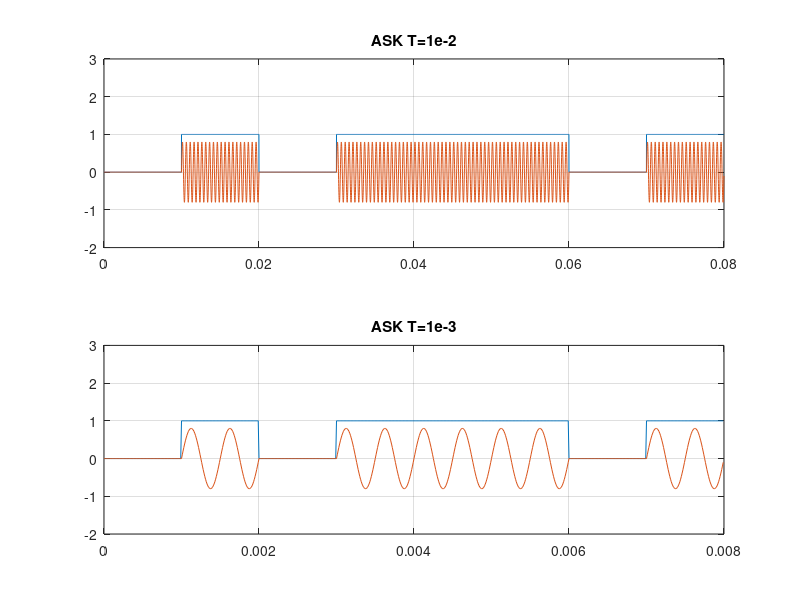
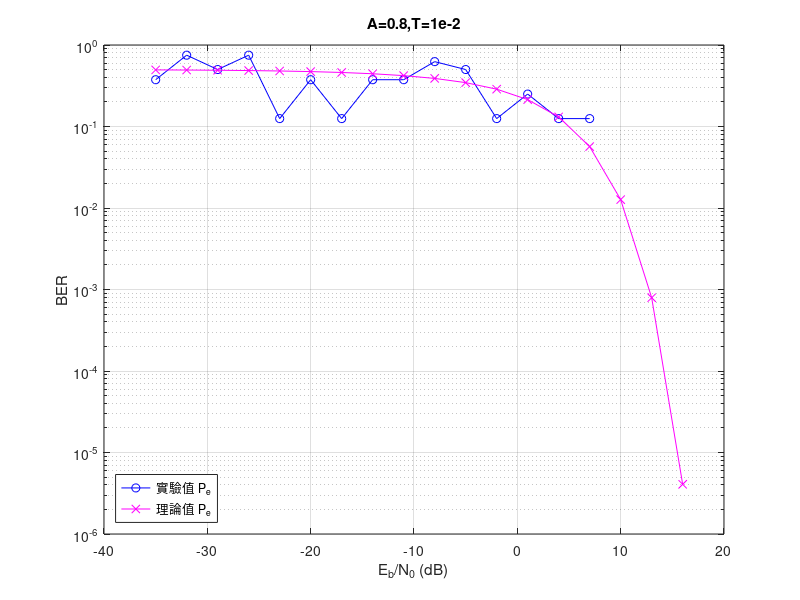
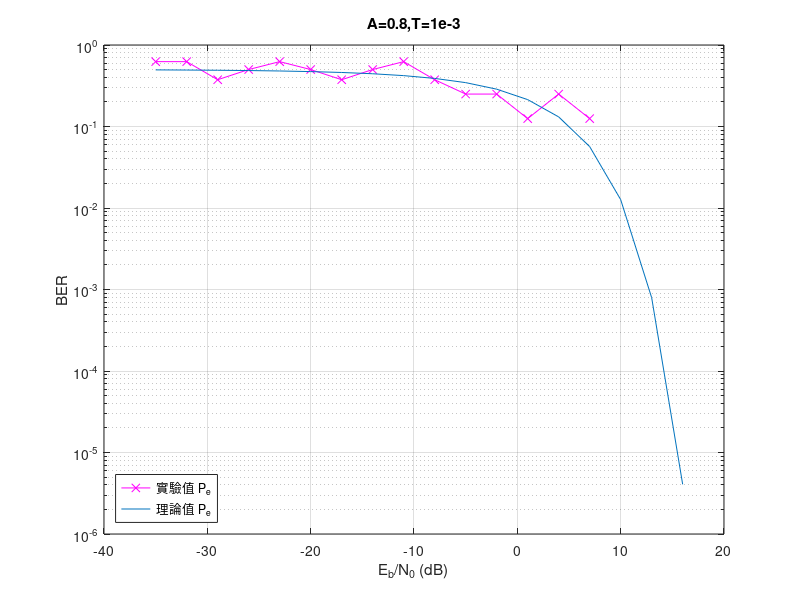
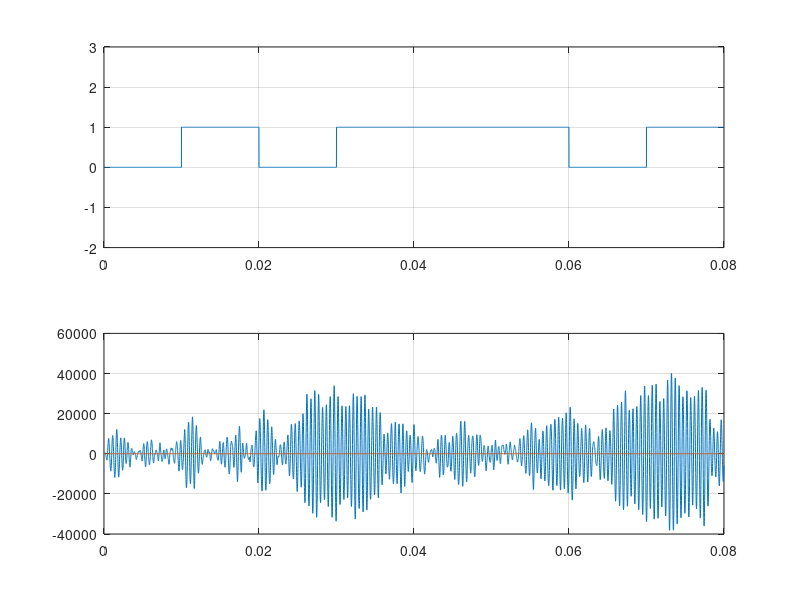

Source code (MATLAB) for these figures, in order:
% ASK 經 matched filter 解調的 BER
% 在每個 bit 結束處取樣，以最佳門檻判決；比較 T_b = 10 ms 與 1 ms 下的模擬 BER 與理論 Q 函數
% 輸出：調變波形、BER vs. Eb/N0、matched filter 輸出波形
clear
clc
A = 0.8;
f = 2000;
fs = 1e5;
num = 8;

T1 = 10^-2;
m = randi([0 1],1,num);
t1 = 0:1/fs:T1-1/fs;
t1_total = 0:1/fs:(num*T1)-1/fs;

T2 = 10^-3;
t2 = 0:1/fs:T2-1/fs;
t2_total = 0:1/fs:(num*T2)-1/fs;

data1 = [];
for i = 1:num
    data1 = [data1, m(i)*ones(1, length(t1))];
end
ask_Tx1 = [];
for i = 1:num
    if m(i) == 1
        ask_Tx1 = [ask_Tx1, A*sin(2*pi*f*t1)];
    else
        ask_Tx1 = [ask_Tx1, zeros(1, length(t1))];
    end
end

data2 = [];
for i = 1:num
    data2 = [data2, m(i)*ones(1, length(t2))];
end
ask_Tx2 = [];
for i = 1:num
    if m(i) == 1
        ask_Tx2 = [ask_Tx2, A*sin(2*pi*f*t2)];
    else
        ask_Tx2 = [ask_Tx2, zeros(1, length(t2))];
    end
end
figure;
subplot(2,1,1);
plot(t1_total, data1,t1_total, ask_Tx1);
title('ASK T=1e-2')
xlim([0 8*T1])
ylim([-2 3])
grid on;
subplot(2,1,2);
plot(t2_total, data2,t2_total, ask_Tx2);
title('ASK T=1e-3')
xlim([0 8*T2])
ylim([-2 3])
grid on;

EbN0db = 16:-3:-35; EbN0w = 10.^(EbN0db./10);

Eb1 = (A^2)*length(t1)/2; N0w1 = Eb1./EbN0w; N01 = 10.*log10(N0w1);
Eb2 = (A^2)*length(t2)/2; N0w2 = Eb2./EbN0w; N02 = 10.*log10(N0w2); 
for i = 1:length(N01)
    %T1
    %理論值
    z1(i) = sqrt((A.^2).*length(t1)./(4.* N0w1(i)));
    Q1(i) = (1/sqrt(2*pi)) * integral(@(x) exp(-x.^2 / 2), z1(i), 70);
    %雜訊
    nois1 = sqrt((0.5.*10^((-EbN0db(i)) ./ 10))*Eb1);
    n1 = nois1 * randn(size(ask_Tx1));
    v1 = ask_Tx1 + n1;
    matchFilter1 = A * sin(2 * pi * f * (T1-t1));

    Rx1 = conv(v1, matchFilter1);
    %位元結束處取樣
    sampledSignal1 = [];
    t_samples1 =length(t1):length(t1):length(Rx1);
    for k = 1:length(t_samples1)
        sampledSignal1 = [sampledSignal1, Rx1(t_samples1(k))];
    end
    %比對
    detectedBits1 = [];
    kopt1 =sum((A*sin(2*pi*f*t1)).^2)/2;
    detectedBits1 = sampledSignal1 > kopt1;
    numErrors1(i) = sum(m ~= detectedBits1);

    %T2
    z2(i) = sqrt((A.^2).*length(t2)./(4.* N0w2(i)));
    Q2(i) = (1/sqrt(2*pi)) * integral(@(x) exp(-x.^2 / 2), z2(i), 70);

    nois2 = sqrt((0.5.*10^((-EbN0db(i)) ./ 10))*Eb2);
    n2 = nois2 * randn(size(ask_Tx2));
    v2 = ask_Tx2 + n2;

    matchFilter2 = A * sin(2 * pi * f * (T2-t2));
    Rx2 = conv(v2, matchFilter2);

    sampledSignal2 = [];
    t_samples2 =length(t2):length(t2):length(Rx2);
    for kk = 1:length(t_samples2)
        sampledSignal2 = [sampledSignal2, Rx2(t_samples2(kk))];
    end
    detectedBits2 = [];
    kopt2 =sum((A*sin(2*pi*f*t2)).^2)/2;
    detectedBits2 = sampledSignal2 > kopt2;
    numErrors2(i) = sum(m ~= detectedBits2);
end
BER1 = numErrors1 / num;
BER2 = numErrors2 / num;

figure;
semilogy(EbN0db,BER1,'b-o',EbN0db,Q1,'m-x');
xlabel('E_b/N_0 (dB)')
ylabel('BER')
legend('實驗值 P_e ', '理論值 P_e', 'location', 'southwest')
title('A=0.8,T=1e-2');
grid on;
figure;
semilogy(EbN0db,BER2,'m-x',EbN0db,Q2);
xlabel('E_b/N_0 (dB)')
ylabel('BER')
legend('實驗值 P_e ', '理論值 P_e', 'location', 'southwest')
title('A=0.8,T=1e-3');
grid on;

figure;
subplot(211)
plot(t1_total, data1)
ylim([-2 3])
grid on
subplot(212)
plot(t1_total, Rx1(1:length(t1_total)),t1_total,data1);
grid on;
hold off;
